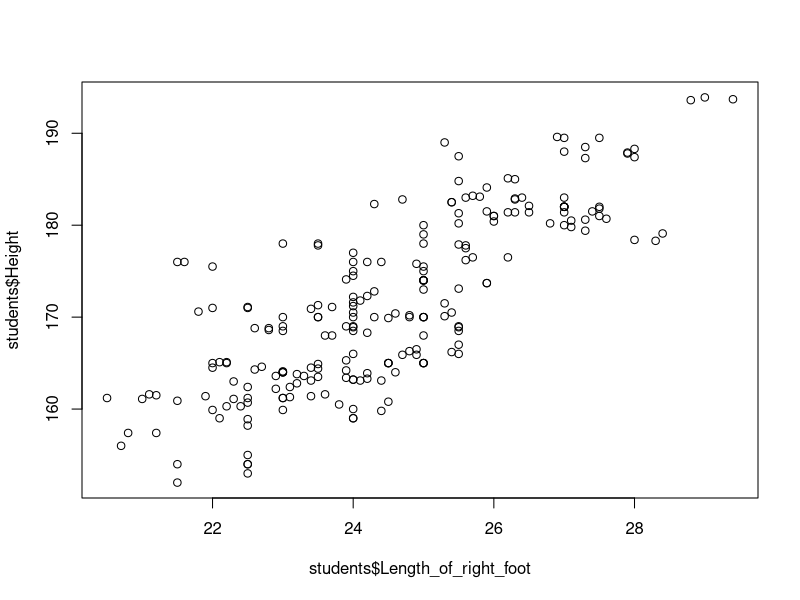
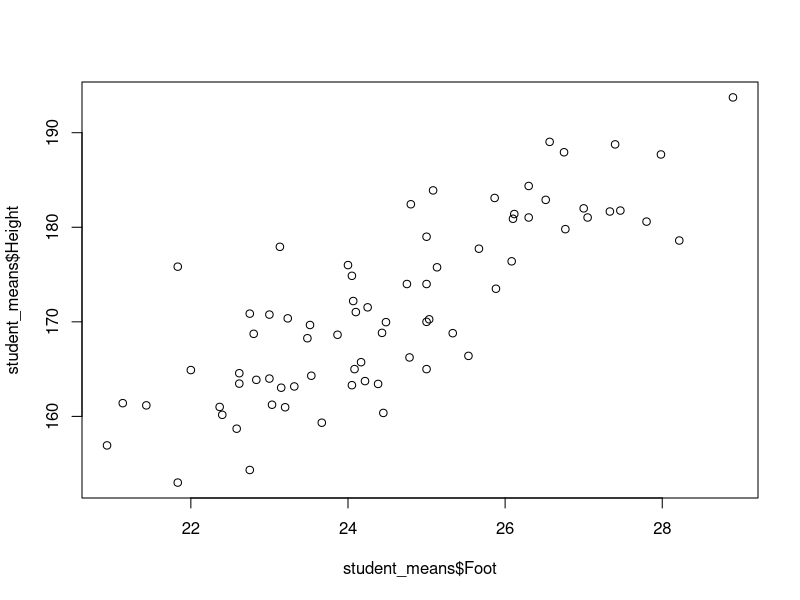
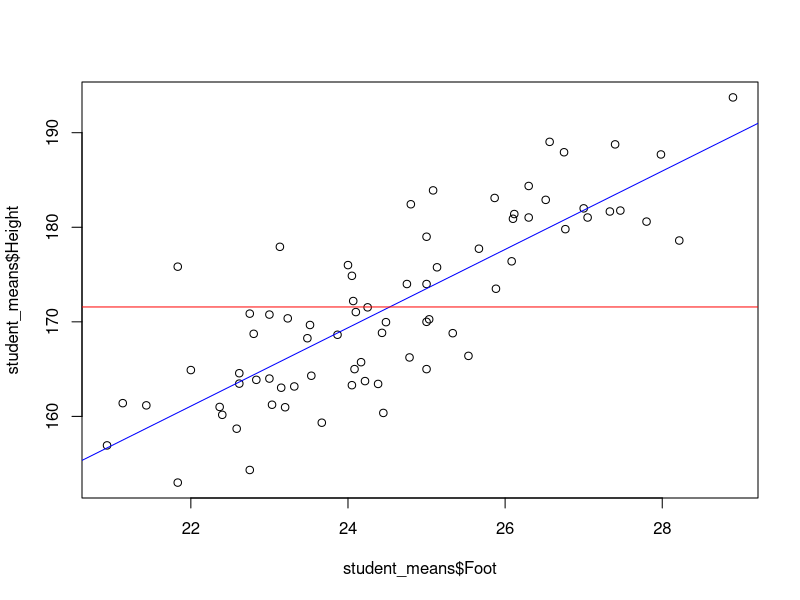
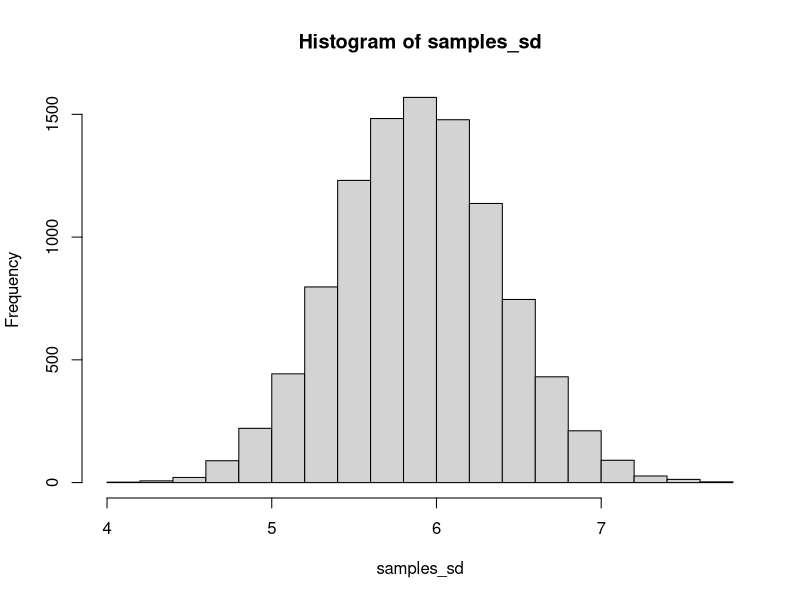
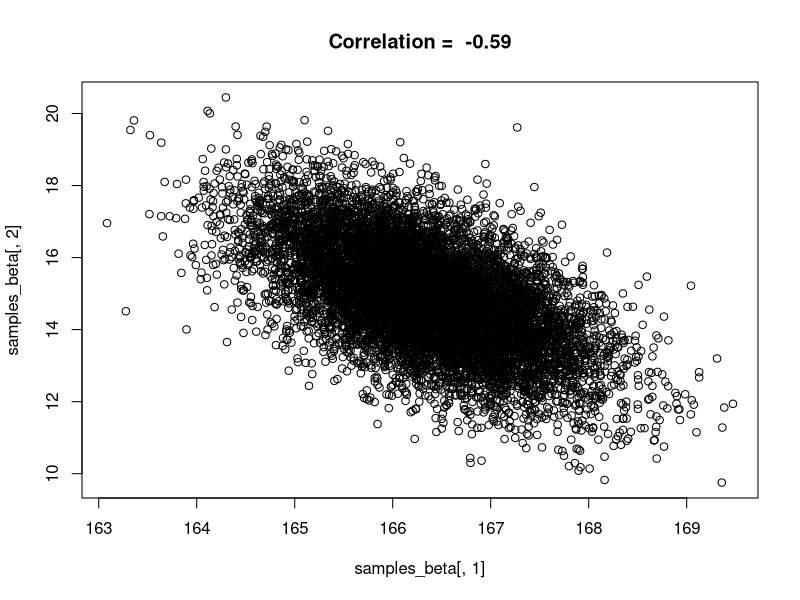
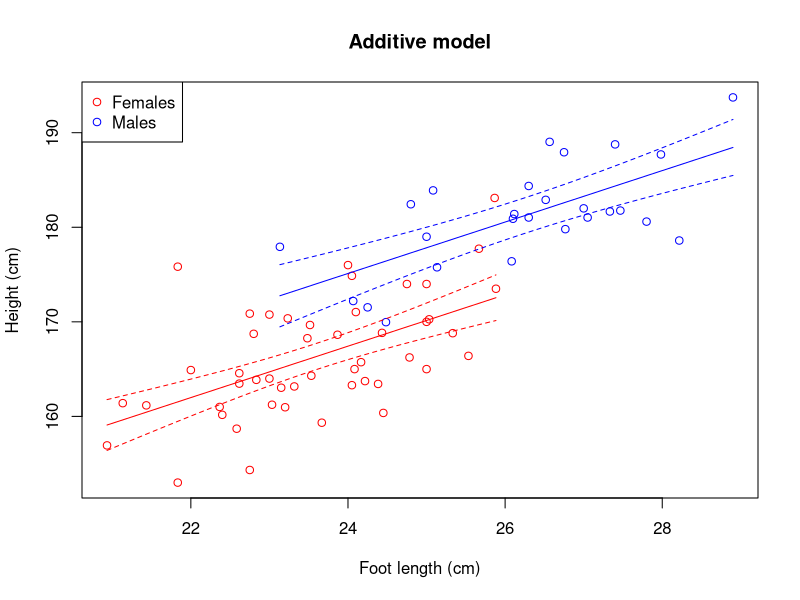
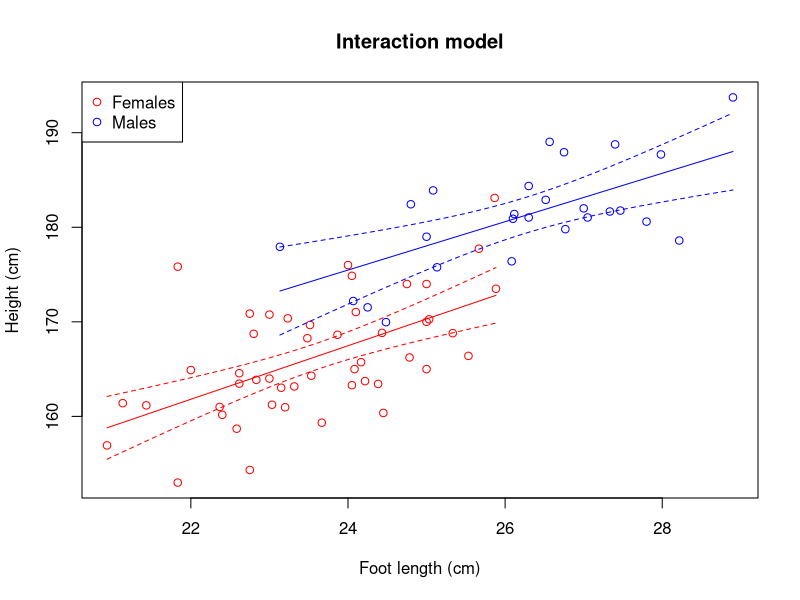

The R script that drew these images, in order:
## ---- chunk 1
knitr::opts_chunk$set(echo = TRUE)
#library(klippy)
## ---- chunk 2
students_2025 = read.delim("MeasurementData_2025.txt", stringsAsFactors = TRUE)
## ---- chunk 3
summary(students_2025)
## ---- chunk 4
students_2020 = read.delim("MeasurementData_2020.txt", stringsAsFactors = TRUE)
students_2023 = read.delim("MeasurementData_2023.txt", stringsAsFactors = TRUE)
students_2020$Year = "year_2020"
students_2023$Year = "year_2023"
students_2025$Year = "year_2025"
students_2020$ID = paste(students_2020$ID, "2020", sep="_")
students_2023$ID = paste(students_2023$ID, "2023", sep="_")
students_2025$ID = paste(students_2025$ID, "2025", sep="_")

# all(names(students_2025) == names(students_2023)) # Checking that column names are identical
students = rbind(students_2020, students_2023, students_2025)
# summary(students)
## ---- chunk 5
plot(students$Length_of_right_foot, students$Height)
## ---- chunk 6
student_means = aggregate(students[,6:13], by=list(students$ID), FUN=mean, na.rm = TRUE)
head(student_means)
## ---- chunk 7
student_means = aggregate(students[,6:13], by=list(students$ID, students$Sex, students$Year), FUN=mean, na.rm = TRUE)
names(student_means)[1:3] = c("ID", "Sex", "Year")
head(student_means)
## ---- chunk 8
student_means$Foot = (student_means$Length_of_right_foot + student_means$Length_of_left_foot)/2
## ---- chunk 9
write.csv(student_means, "student_means.csv")
## ---- chunk 10
plot(student_means$Foot, student_means$Height)
## ---- chunk 11
plot(student_means$Height ~ student_means$Foot) # An alternative way of plotting
lin_reg = lm(Height ~ 1 + Foot, data = student_means) # lm() is a function for fitting a linear model with normal residuals
abline(lin_reg, col="blue")
abline(h = mean(student_means$Height), col="red")
## ---- chunk 12
n = 100
beta_0 = 170
sigma = 5

epsilon = rnorm(n, mean=0, sd=sigma)
height = beta_0 + epsilon

# or just

height = rnorm(n, mean=beta_0, sd=sigma)
## ---- chunk 13
fit_1 = lm(Height ~ 1, data = student_means)
## ---- chunk 14
summary(fit_1)
## ---- chunk 15
#mean(student_means$Height[student_means$Sex=="female"])
#sd(student_means$Height[student_means$Sex=="female"])

#with(student_means[student_means$Sex=="male",], mean(Height))
#with(student_means[student_means$Sex=="male",], sd(Height))

(means = tapply(student_means$Height, list(student_means$Sex), mean))
(SDs = tapply(student_means$Height, list(student_means$Sex), sd))
## ---- chunk 16
(SEs = SDs/sqrt(table(student_means$Sex)))
## ---- chunk 17
means[1] + c(-2,2)*SEs[1]
## ---- chunk 18
means[2] + c(-2,2)*SEs[2]
## ---- chunk 19
fit_F = lm(Height ~ 1, data = student_means, subset = Sex=="female")
summary(fit_F)
confint(fit_F)
## ---- chunk 20
fit_M = lm(Height ~ 1, data = student_means, subset = Sex=="male")
summary(fit_M)
confint(fit_M)
## ---- chunk 21
fit_Sex = lm(Height ~ Sex, data = student_means)
summary(fit_Sex)
## ---- chunk 22
fit_Sex_no_int = lm(Height ~ -1 + Sex, data = student_means)
summary(fit_Sex_no_int)
## ---- chunk 23
PredData = data.frame(Sex = c("female", "male"))
## ---- chunk 24
(Predictions = predict(fit_Sex, newdata = PredData, interval = "confidence"))
## ---- chunk 25
(Predictions = predict(fit_Sex, newdata = PredData, interval = "prediction"))
## ---- chunk 26
n_iter = 10000 # Number of iterations
beta = fit_Sex$coef # The parameters in the fixed part of the model (to see what the model object contains, use `str(fit_Sex)`)
res_sd = summary(fit_Sex)$sigma # Estimated residual standard deviation
Sex = student_means$Sex
n = length(Sex)  # Sample size

samples_beta = matrix(nrow=n_iter, ncol=2)  # Empty matrix for storing resampled beta-estimates
for(i in 1:n_iter){
  fixed = ifelse(fit_Sex$model$Sex=="female", beta[1], sum(beta))
  random = rnorm(n, 0, res_sd)
  y = fixed + random
  refit = lm(y ~ Sex)
  samples_beta[i,] = refit$coef
}
## ---- chunk 27
quantile(samples_beta[,1], prob=c(0.025, 0.975)) # The 2.5% and 97.5% quantiles of beta0 (mean height of females)
## ---- chunk 28
quantile(samples_beta[,1] + samples_beta[,2], prob=c(0.025, 0.975)) # same for males
## ---- chunk 29
n_iter = 10000 # Number of iterations
Y = simulate(fit_Sex, nsim = n_iter)

samples_sd = rep(NA,n_iter)  # Empty vectors for storing results
for(i in 1:n_iter){
  refit = lm(Y[,i] ~ student_means$Sex)
  samples_sd[i] = sd(refit$residuals)
}
(CI_sd = quantile(samples_sd, prob=c(0.025, 0.975)))
## ---- chunk 30
hist(samples_sd, 20)
## ---- chunk 31
n_iter = 10000 # Number of iterations
n = nrow(student_means)

samples_males_vs_females = rep(NA,n_iter)  # Empty vectors for storing results
for(i in 1:n_iter){
  resamp_rows = sample(1:n, n, replace = TRUE)
  resamp_data = student_means[resamp_rows,]
  resamp_means = tapply(resamp_data$Height, list(resamp_data$Sex), mean)
  samples_males_vs_females[i] = (resamp_means["male"]/resamp_means["female"] - 1)*100
}
(mean_samples_males_vs_females = mean(samples_males_vs_females))
(CI_samples_males_vs_females = quantile(samples_males_vs_females, prob=c(0.025, 0.975)))
## ---- chunk 32
(table = summary(fit_Sex)$coef)
## ---- chunk 33
plot(samples_beta[,1], samples_beta[,2])
correlation = cor(samples_beta[,1], samples_beta[,2])
title(paste("Correlation = ", round(correlation,2)))
## ---- chunk 34
(vcov_lm = vcov(fit_Sex))
## ---- chunk 35
(vcov_boot = var(samples_beta))
## ---- chunk 36
sqrt(diag(vcov_lm))
## ---- chunk 37
cov2cor(vcov_lm)
## ---- chunk 38
fit_Foot = lm(Height ~ Foot, data = student_means)
## ---- chunk 39
fit_Sex_Foot = lm(Height ~ Sex + Foot, data = student_means)
summary(fit_Sex_Foot)
## ---- chunk 40
mu_F = mean(student_means$Foot[student_means$Sex=="female"])
fit_Sex_Foot = lm(Height ~ Sex + I(Foot-mu_F), data = student_means)
summary(fit_Sex_Foot)
## ---- chunk 41
model_fit = fit_Sex_Foot
Title = "Additive model"
x_range_F = range(student_means$Foot[student_means$Sex=="female"])
x_range_M = range(student_means$Foot[student_means$Sex=="male"])
pred_data_F = data.frame(Sex = "female", Foot = seq(x_range_F[1], x_range_F[2], length.out = 50))
pred_data_M = data.frame(Sex = "male", Foot = seq(x_range_M[1], x_range_M[2], length.out = 50))
pred_data = rbind(pred_data_F, pred_data_M)
pred = predict(model_fit, pred_data, interval = "confidence")
pred = cbind(pred_data, pred)

plot(Height ~ Foot,
     data = student_means,
     type="p",
     xlab="Foot length (cm)",
     ylab = "Height (cm)",
     col = ifelse(Sex=="female", "red", "blue")
)
lines(fit ~ Foot, data = pred, subset = Sex=="female", col="red")
lines(lwr ~ Foot, data = pred, subset = Sex=="female", col="red", lty=2)
lines(upr ~ Foot, data = pred, subset = Sex=="female", col="red", lty=2)
lines(fit ~ Foot, data = pred, subset = Sex=="male", col="blue")
lines(lwr ~ Foot, data = pred, subset = Sex=="male", col="blue", lty=2)
lines(upr ~ Foot, data = pred, subset = Sex=="male", col="blue", lty=2)
legend("topleft", legend=c("Females", "Males"), pch=c(1,1), col = c("red", "blue"))
title(Title)
## ---- chunk 42
fit_Sex_Foot_interaction = lm(Height ~ Sex*Foot, data = student_means)
summary(fit_Sex_Foot_interaction)
## ---- chunk 43
# This chunk is not printed because I have used echo = FALSE. Below, I have made the plot in a slightly different (but equivalent) way than above. In earlier versions of R, the 'data' and 'subset' arguments were not available in the 'plot' function. Hence, the 'with' function was convenient. There are often many ways to do the same thing in R and which way to use is partly a matter of taste - pick a way that you understand and is tidy and transparent (easier to avoid mistakes)

model_fit = fit_Sex_Foot_interaction
Title = "Interaction model"
x_range_F = range(student_means$Foot[student_means$Sex=="female"])
x_range_M = range(student_means$Foot[student_means$Sex=="male"])
pred_data_F = data.frame(Sex = "female", Foot = seq(x_range_F[1], x_range_F[2], length.out = 50))
pred_data_M = data.frame(Sex = "male", Foot = seq(x_range_M[1], x_range_M[2], length.out = 50))
pred_data = rbind(pred_data_F, pred_data_M)
pred = predict(model_fit, pred_data, interval = "confidence")
pred = cbind(pred_data, pred)

with(student_means,
     plot(Foot, Height, type="n", xlab="Foot length (cm)", ylab = "Height (cm)")
     )
with(student_means, points(Foot, Height, col=ifelse(Sex=="female", "red", "blue")))
with(pred[pred$Sex=="female",], lines(Foot, fit, col="red"))
with(pred[pred$Sex=="female",], lines(Foot, lwr, col="red", lty=2))
with(pred[pred$Sex=="female",], lines(Foot, upr, col="red", lty=2))
with(pred[pred$Sex=="male",], lines(Foot, fit, col="blue"))
with(pred[pred$Sex=="male",], lines(Foot, lwr, col="blue", lty=2))
with(pred[pred$Sex=="male",], lines(Foot, upr, col="blue", lty=2))
legend("topleft", legend=c("Females", "Males"), pch=c(1,1), col = c("red", "blue"))
title(Title)
## ---- chunk 44
var_res = var(residuals(fit_Sex_Foot_interaction))
var_pred = var(fitted(fit_Sex_Foot_interaction))
var_tot = var_res + var_pred
var_pred/var_tot # (var_tot - var_res)/var_tot 
## ---- chunk 45
var_res = var(residuals(fit_Sex_Foot_interaction))
var_tot = var(residuals(fit_1)) # = var(student_means$Height)
(var_tot - var_res)/var_tot # = 1-var_res/var_tot 
